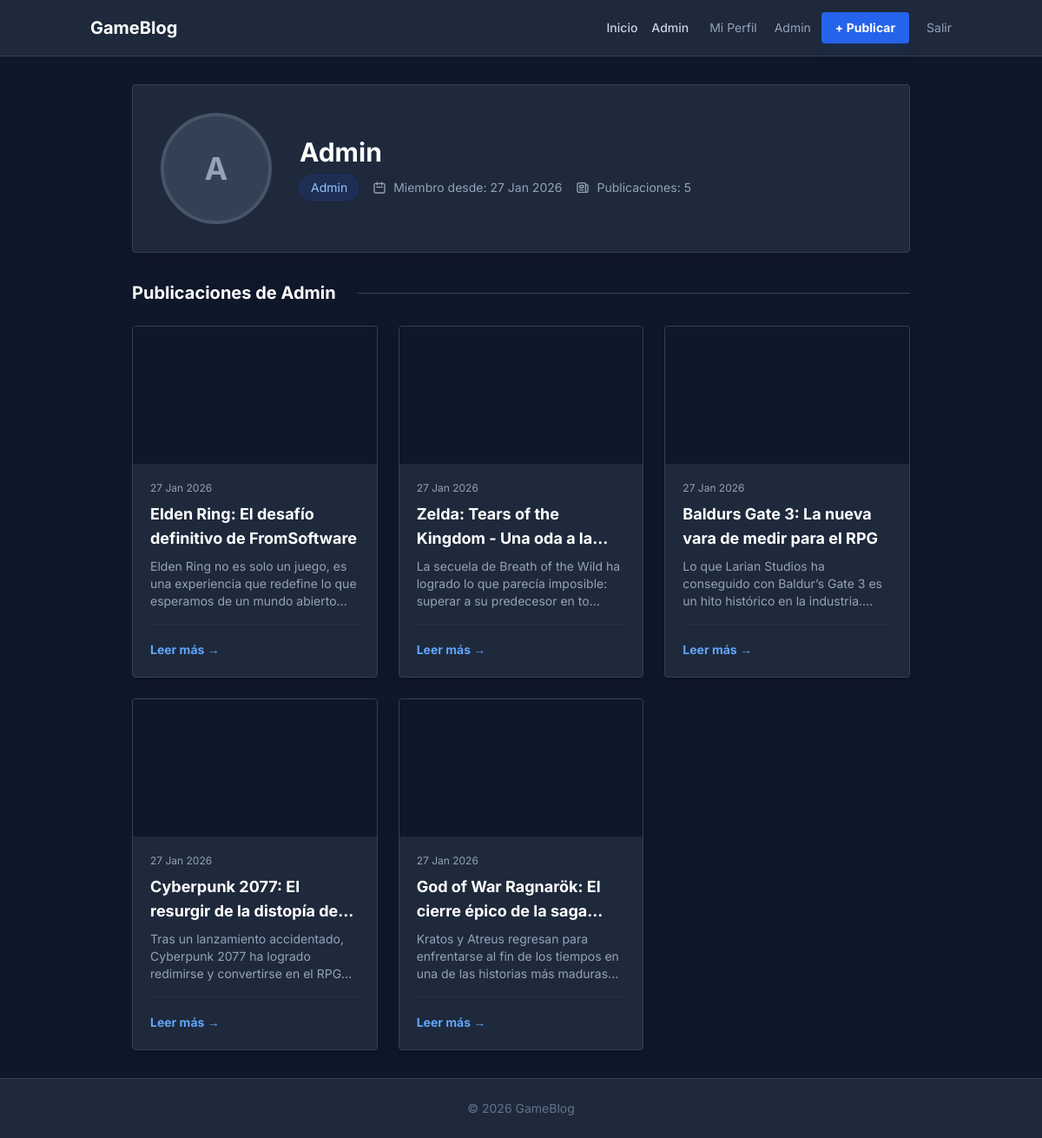
/index.php?action=profile (signed in), run on the app's committed database.
### tables this page shows
CREATE TABLE IF NOT EXISTS users (
    id INT AUTO_INCREMENT PRIMARY KEY,
    username VARCHAR(80) NOT NULL,
    email VARCHAR(120) NOT NULL UNIQUE,
    password_hash VARCHAR(255) NOT NULL,
    role ENUM('admin', 'writer', 'subscriber') DEFAULT 'subscriber',
    created_at TIMESTAMP DEFAULT CURRENT_TIMESTAMP
);

CREATE TABLE IF NOT EXISTS posts (
    id INT AUTO_INCREMENT PRIMARY KEY,
    user_id INT NOT NULL,
    title VARCHAR(150) NOT NULL,
    content TEXT NOT NULL,
    image_url VARCHAR(255) DEFAULT NULL,
    created_at TIMESTAMP DEFAULT CURRENT_TIMESTAMP,
    FOREIGN KEY (user_id) REFERENCES users(id) ON DELETE CASCADE
);

### controllers/UserController.php (called while the page is built, shortened)
<?php
require_once __DIR__ . '/../models/User.php';
class UserController {
    private $userModel;
    public function __construct() {
        $database = new Database();
        $db = $database->getConnection();
        $this->userModel = new User($db);
    }
    protected function render(string $view, array $data = []) {
        extract($data);
        include __DIR__ . '/../views/' . $view;
    }
    public function profile($id = null) {
        if ($id === null) {
            $id = $_SESSION['user_id'];
        }
        $user = $this->userModel->find($id);
        require_once __DIR__ . '/../models/Post.php';
        $database = new Database();
        $db = $database->getConnection();
        $postModel = new Post($db);
        $posts = $postModel->getByUser($id);
        return $this->render('users/profile.php', compact('user', 'posts'));
    }
}

### models/User.php (called while the page is built, shortened)
<?php
class User {
    private $db;
    public function __construct($db) {
        $this->db = $db;
    }
    public function find($id) {
        $stmt = $this->db->prepare("SELECT * FROM users WHERE id = ?");
        $stmt->execute([$id]);
        return $stmt->fetch();
    }
}

### models/Post.php (called while the page is built, shortened)
<?php
class Post {
    private $db;
    public function __construct($db) {
        $this->db = $db;
    }
    public function getByUser($user_id) {
        $stmt = $this->db->prepare("SELECT posts.*, users.username FROM posts JOIN users ON posts.user_id = users.id WHERE posts.user_id = ? ORDER BY posts.created_at DESC");
        $stmt->execute([$user_id]);
        return $stmt->fetchAll();
    }
}

### views/users/profile.php (the view, shortened to what this page needs)
<?php include __DIR__ . '/../layout/header.php'; ?>
<div class="max-w-4xl mx-auto">
    <div class="bg-slate-800 rounded border border-slate-700 p-8 shadow-lg mb-8 text-center md:text-left md:flex items-center gap-8">
        <div class="w-32 h-32 bg-slate-700 rounded-full flex items-center justify-center text-4xl font-bold text-slate-400 mx-auto md:mx-0 shrink-0 border-4 border-slate-600">
            <?= strtoupper(substr($user['username'], 0, 1)) ?>
        </div>
        <div>
            <h1 class="text-3xl font-bold text-white mb-2"><?= htmlspecialchars($user['username']) ?></h1>
            <div class="flex flex-wrap gap-4 justify-center md:justify-start text-sm text-slate-400">
                <span class="bg-blue-900/30 text-blue-300 px-3 py-1 rounded-full border border-blue-900/50 capitalize">
                    <?= htmlspecialchars($user['role']) ?>
                </span>
                <span class="flex items-center gap-2">
                    <svg class="w-4 h-4" fill="none" stroke="currentColor" viewBox="0 0 24 24"><path stroke-linecap="round" stroke-linejoin="round" stroke-width="2" d="M8 7V3m8 4V3m-9 8h10M5 21h14a2 2 0 002-2V7a2 2 0 00-2-2H5a2 2 0 00-2 2v12a2 2 0 002 2z"></path></svg>
                    Miembro desde: <?= date('d M Y', strtotime($user['created_at'])) ?>
                </span>
                <span class="flex items-center gap-2">
                    <svg class="w-4 h-4" fill="none" stroke="currentColor" viewBox="0 0 24 24"><path stroke-linecap="round" stroke-linejoin="round" stroke-width="2" d="M19 20H5a2 2 0 01-2-2V6a2 2 0 012-2h10a2 2 0 012 2v1m2 13a2 2 0 01-2-2V7m2 13a2 2 0 002-2V9a2 2 0 00-2-2h-2m-4-3H9M7 16h6M7 8h6v4H7V8z"></path></svg>
                    Publicaciones: <?= count($posts) ?>
                </span>
            </div>
        </div>
    </div>
    <h2 class="text-xl font-bold text-white mb-6 flex items-center gap-2">
        <span>Publicaciones de <?= htmlspecialchars($user['username']) ?></span>
        <div class="h-px bg-slate-700 flex-grow ml-4"></div>
    </h2>
    <?php if (empty($posts)): ?>
        <p class="text-slate-500 italic text-center py-12 bg-slate-900/50 rounded border border-slate-700 border-dashed">
            Este usuario aún no ha publicado nada.
        </p>
    <?php else: ?>
        <div class="grid grid-cols-1 md:grid-cols-2 lg:grid-cols-3 gap-6">
            <?php foreach ($posts as $post): ?>
                <article class="bg-slate-800 rounded border border-slate-700 overflow-hidden hover:border-blue-500/50 transition-colors flex flex-col h-full shadow-lg group">
                    <?php if (!empty($post['image_url']) || !empty($post['image_path'])):
                        $img = !empty($post['image_path']) ? $post['image_path'] : $post['image_url'];
                        if (!empty($img)):
                    ?>
                        <div class="aspect-video w-full bg-slate-900 overflow-hidden relative">
                        </div>
                    <?php endif; endif; ?>
                    <div class="p-5 flex flex-col flex-grow">
                        <div class="text-xs text-slate-400 mb-2"><?= date('d M Y', strtotime($post['created_at'])) ?></div>
                        <h3 class="text-lg font-bold text-white mb-2 line-clamp-2 group-hover:text-blue-400 transition-colors">
                            <a href="index.php?action=show_post&id=<?= $post['id'] ?>">
                                <?= htmlspecialchars($post['title']) ?>
                            </a>
                        </h3>
                        <p class="text-slate-400 text-sm mb-4 line-clamp-3">
                            <?= htmlspecialchars(substr($post['content'], 0, 100)) ?>...
                        </p>
                        <div class="mt-auto pt-4 border-t border-slate-700/50">
                            <a href="index.php?action=show_post&id=<?= $post['id'] ?>" class="text-blue-400 text-sm font-bold hover:text-blue-300">Leer más &rarr;</a>
                        </div>
                    </div>
                </article>
            <?php endforeach; ?>
        </div>
    <?php endif; ?>
</div>
<?php include __DIR__ . '/../layout/footer.php'; ?>

### views/layout/header.php (style rules this page uses)
body { font-family: 'Inter', sans-serif; }

### data on the page
users: username "A", username "Admin", role "Admin", created_at "27 Jan 2026"
posts: created_at "27 Jan 2026", title "Elden Ring: El desafío definitivo de FromSoftware", content "Elden Ring no es solo un juego, es una experiencia que redefine lo que esperamos de un mundo abierto"
posts: created_at "27 Jan 2026", title "Zelda: Tears of the Kingdom - Una oda a…", content "La secuela de Breath of the Wild ha logrado lo que parecía imposible: superar a su predecesor en to"
posts: created_at "27 Jan 2026", title "Baldurs Gate 3: La nueva vara de medir para el RPG", content "Lo que Larian Studios ha conseguido con Baldur’s Gate 3 es un hito histórico en la…"
posts: created_at "27 Jan 2026", title "Cyberpunk 2077: El resurgir de la distopía…", content "Tras un lanzamiento accidentado, Cyberpunk 2077 ha logrado redimirse y convertirse en el…"
posts: created_at "27 Jan 2026", title "God of War Ragnarök: El cierre épico de la…", content "Kratos y Atreus regresan para enfrentarse al fin de los tiempos en una de las historias más maduras"

### other printed values
$_SESSION['username'] "Admin"
count($posts) "5"
